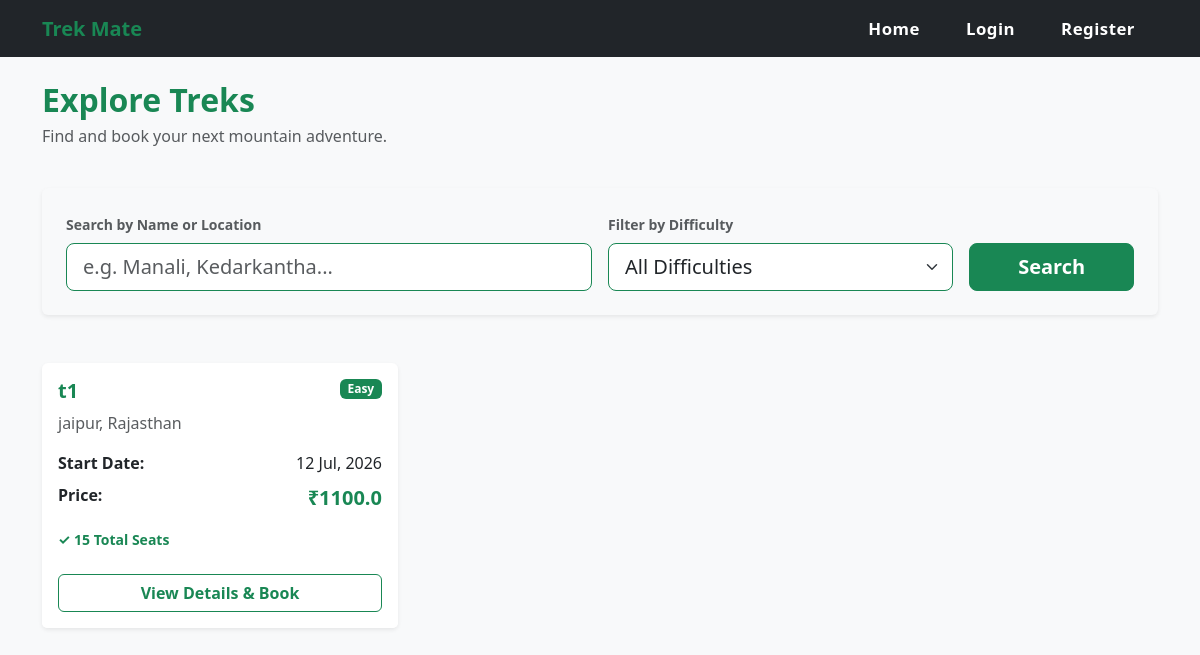
/explore, run on the app's committed database.
### app.py (models this page shows)
class Trek(db.Model):
    __tablename__ = 'trekmate_treks'
    id = db.Column(db.Integer, primary_key=True)
    name = db.Column(db.String(100), nullable=False)
    location = db.Column(db.String(100), nullable=False)
    state = db.Column(db.String(50), nullable=False)
    country = db.Column(db.String(50), nullable=False, default='India')
    description = db.Column(db.Text, nullable=True)
    duration = db.Column(db.Integer, nullable=False)
    difficulty = db.Column(db.String(20), nullable=False)
    available_slots = db.Column(db.Integer, nullable=False)
    requested_slots = db.Column(db.Integer, nullable=True)
    price = db.Column(db.Float, nullable=False, default=0.0)
    status = db.Column(db.String(15), nullable=False, default='Upcoming')
    start_date = db.Column(db.Date, nullable=False)
    end_date = db.Column(db.Date, nullable=False)
    staff_id = db.Column(db.Integer, db.ForeignKey('trekmate_staff.id'))
    bookings = db.relationship('Booking', backref='trek', lazy=True)

### app.py (the view)
@app.route('/explore')
def explore():
    search_query = request.args.get('search', '').strip()
    difficulty_filter = request.args.get('difficulty', '')
    query = Trek.query.filter(Trek.start_date >= date.today(), Trek.status == 'Upcoming')
    if search_query:
        query = query.filter(
            (Trek.name.ilike(f"%{search_query}%")) |
            (Trek.location.ilike(f"%{search_query}%")) |
            (Trek.state.ilike(f"%{search_query}%"))
        )
    if difficulty_filter:
        query = query.filter(Trek.difficulty == difficulty_filter)
    upcoming_treks = query.order_by(Trek.start_date.asc()).all()
    return render_template("explore.html", treks=upcoming_treks, search_query=search_query, difficulty_filter=difficulty_filter)

### templates/explore.html (shortened to what this page needs)
{% extends 'base.html' %}
{% block content %}
<div class="container mt-4 mb-5">
    <div class="row mb-4 align-items-center">
        <div class="col-md-6">
            <h2 class="fw-bold text-success mb-1">Explore Treks</h2>
            <p class="text-muted">Find and book your next mountain adventure.</p>
        </div>
    </div>
    <div class="card border-0 shadow-sm mb-5 bg-light">
        <div class="card-body p-4">
            <form action="{{ url_for('explore') }}" method="GET" class="row g-3">
                <div class="col-md-6">
                    <label class="form-label fw-bold text-muted small">Search by Name or Location</label>
                    <input type="text" name="search" class="form-control form-control-lg border-success" placeholder="e.g. Manali, Kedarkantha..." value="{{ search_query }}">
                </div>
                <div class="col-md-4">
                    <label class="form-label fw-bold text-muted small">Filter by Difficulty</label>
                    <select name="difficulty" class="form-select form-select-lg border-success">
                        <option value="">All Difficulties</option>
                    </select>
                </div>
                <div class="col-md-2 d-flex align-items-end">
                    <button type="submit" class="btn btn-success btn-lg w-100 fw-bold">Search</button>
                </div>
            </form>
        </div>
    </div>
    <div class="row row-cols-1 row-cols-md-2 row-cols-lg-3 g-4">
        {% if treks %}
            {% for trek in treks %}
            <div class="col">
                <div class="card h-100 shadow-sm border-0">
                    <div class="card-body">
                        <div class="d-flex justify-content-between align-items-start mb-2">
                            <h5 class="card-title fw-bold text-success mb-0">{{ trek.name }}</h5>
                            {% if trek.difficulty == 'Easy' %}
                                <span class="badge bg-success">Easy</span>
                            {% elif trek.difficulty == 'Moderate' %}
                                <span class="badge bg-warning text-dark">Moderate</span>
                            {% else %}
                                <span class="badge bg-danger">Hard</span>
                            {% endif %}
                        </div>
                        <p class="text-muted mb-3"> {{ trek.location }}, {{ trek.state }}</p>
                        <div class="d-flex justify-content-between text-sm mb-2">
                            <span class="fw-bold">Start Date:</span>
                            <span>{{ trek.start_date.strftime('%d %b, %Y') }}</span>
                        </div>
                        <div class="d-flex justify-content-between text-sm mb-3">
                            <span class="fw-bold">Price:</span>
                            <span class="text-success fw-bold fs-5">₹{{ trek.price }}</span>
                        </div>
                        {% if trek.available_slots > 0 %}
                            <p class="text-success small fw-bold mb-0">✓ {{ trek.available_slots }} Total Seats</p>
                        {% else %}
                            <p class="text-danger small fw-bold mb-0">✗ Sold Out</p>
                        {% endif %}
                    </div>
                    <div class="card-footer bg-white border-0 pb-3 text-center">
                        <a href="{{ url_for('view_trek', id=trek.id) }}" class="btn btn-outline-success w-100 fw-bold">View Details & Book</a>
                    </div>
                </div>
            </div>
            {% endfor %}
        {% endif %}
    </div>
</div>
{% endblock %}

### data on the page
Trek: name "t1", difficulty "Easy", location "jaipur", state "Rajasthan", start_date "12 Jul, 2026", price "1100.0", available_slots "15"
